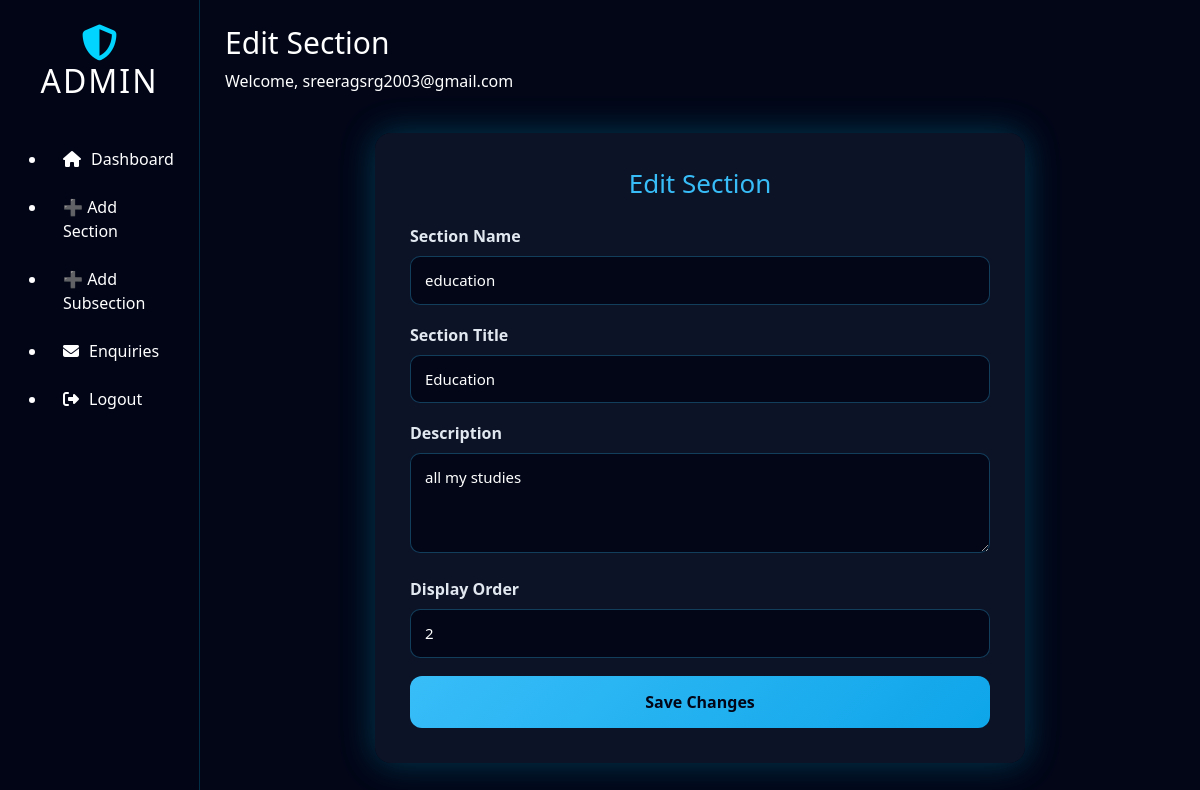
Page /admin/sections/edit/1 (signed in) on the earlier database version.
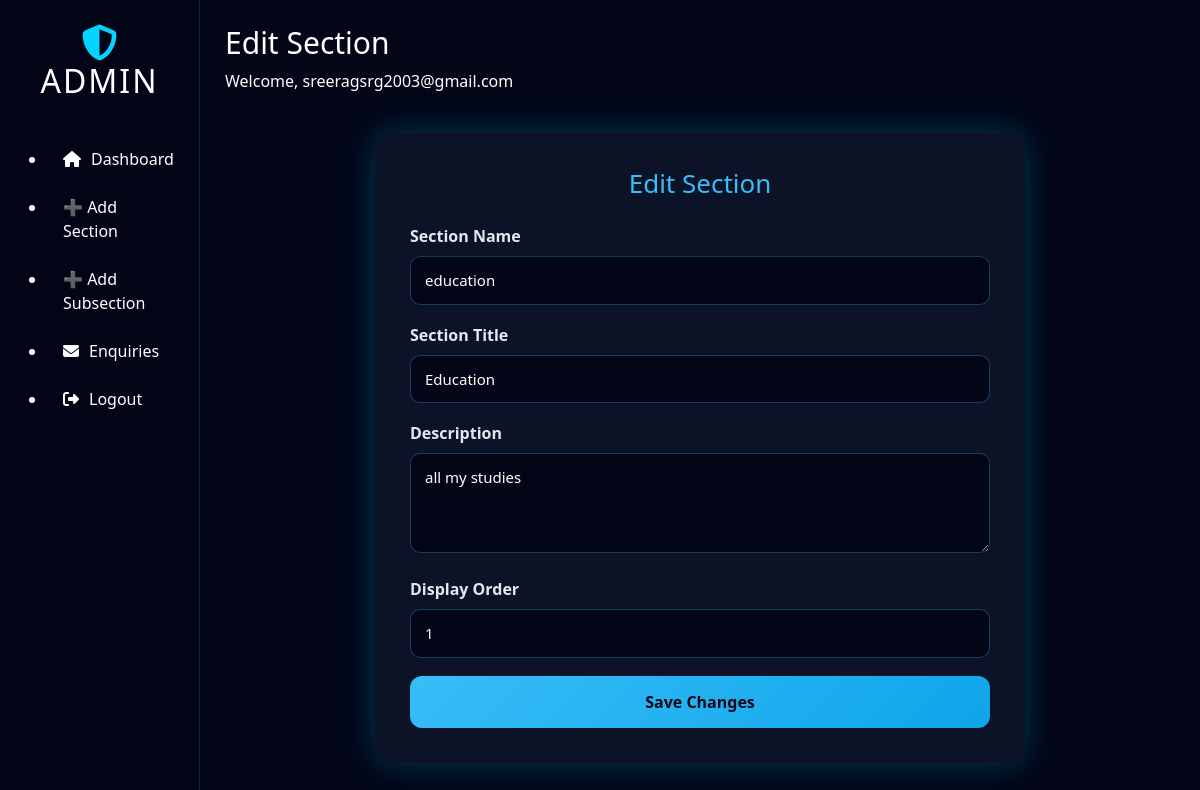
Same page on the later database version.
### models.py (models this page shows)
class SectionHead(db.Model):
    __tablename__ = "section_head"
    id = db.Column(db.Integer, primary_key=True)
    section_name = db.Column(db.String(100), unique=True, nullable=False)
    section_title = db.Column(db.String(200), nullable=False)
    section_description = db.Column(db.Text)
    display_order = db.Column(db.Integer, default=0)
    items = db.relationship("SectionBody", backref="section", cascade="all, delete",
                            order_by="SectionBody.item_order")

### admin/routes.py (the view, shortened to what this page needs)
@admin_bp.route("/sections/edit/<int:id>", methods=["GET", "POST"])
@login_required
def edit_section(id):
    section = SectionHead.query.get_or_404(id)
    return render_template("edit_section.html", section=section)

### admin/routes.py (called while the page is built)
def login_required(f):
    from functools import wraps
    @wraps(f)
    def wrapper(*args, **kwargs):
        if "admin_id" not in session:
            return redirect(url_for("admin.login"))
        return f(*args, **kwargs)
    return wrapper

### templates/edit_section.html
{% extends "admin_layout.html" %}
{% set page_title = "Edit Section" %}
{% block content %}
<div class="admin-form-wrapper">
    <h2>Edit Section</h2>
    <form method="POST">
        <div class="form-group">
            <label>Section Name</label>
            <input type="text" name="section_name" value="{{ section.section_name }}" required>
        </div>
        <div class="form-group">
            <label>Section Title</label>
            <input type="text" name="section_title" value="{{ section.section_title }}" required>
        </div>
        <div class="form-group">
            <label>Description</label>
            <textarea name="section_description">{{ section.section_description }}</textarea>
        </div>
        <div class="form-group">
            <label>Display Order</label>
            <input type="number" name="display_order" value="{{ section.display_order }}" required>
        </div>
        <button type="submit" class="submit-btn">Save Changes</button>
    </form>
</div>
{% endblock %}

Differences in the rows shown:
changed SectionHead "education": display_order "2" → "1"
